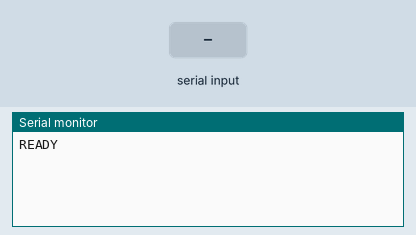
This sketch was run on a simulated Arduino Uno, built with avr-gcc and run on an emulated ATmega328P. Shown: the last lines printed to the serial monitor. The inputs (shaded band) are chosen by the test bench.

Above: at 1.3 s.
1.4 s: "1" received over the second serial link
At 2.6 s:
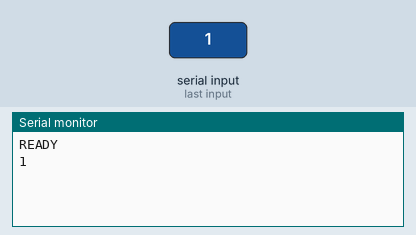
2.9 s: "0" received over the second serial link
At 3.9 s:
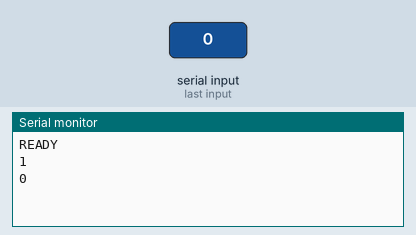

The sketch:

arduino_hc-05.ino
```cpp
#include <SoftwareSerial.h>

int bluetoothTx = 1;  // TX pin of bluetooth
int bluetoothRx = 0;  // RX pin of bluetooth

int dataFromBt;

SoftwareSerial bluetooth(bluetoothTx, bluetoothRx);

void setup()
{
  Serial.begin(9600);
  bluetooth.begin(115200);  // The Bluetooth Mate defaults to 115200bps
  bluetooth.print("$");     // Print three times individually
  bluetooth.print("$");
  bluetooth.print("$");     // Enter command mode
  delay(100);               // Short delay, wait for the Mate to send back CMD
  bluetooth.println("U,9600,N");
  // Temporarily Change the baudrate to 9600, no parity
  // 115200 can be too fast at times for NewSoftSerial to relay the data reliably
  bluetooth.begin(9600);    // Start bluetooth serial at 9600
  Serial.println("READY");
}

void loop()
{

  if (bluetooth.available()) // If the bluetooth sent any characters
  {
    // Send any characters the bluetooth prints to the serial monitor

    Serial.println((char)bluetooth.read());
    dataFromBt = bluetooth.read();

    //Serial.println(dataFromBt);
    if (dataFromBt == '1') {
      Serial.println("led on");
      bluetooth.print("1");
    }
    if (dataFromBt == '0') {
      Serial.println("led off");
      bluetooth.print("0");
    }
  }

  if (Serial.available()) // If stuff was typed in the serial monitor
  {
    // Send any characters the Serial monitor prints to the bluetooth
    //String myStr = (String)Serial.read();
    //char myStr1[] = "hello this is testing!";

    // uint8_t payload[myStr.length() + 1];
    //    myStr.getBytes(payload, myStr.length()+1);

    int bytes=Serial.available();
    //Serial.readBytes(buffer, startPosition, bytes);

    bluetooth.print((char)Serial.read());
  }
}
```

Measured:
- after the input at 1.4 s, the serial monitor: prints a new line at once (image 1)
- after the input at 2.9 s, the serial monitor: prints a new line at once (image 2)
